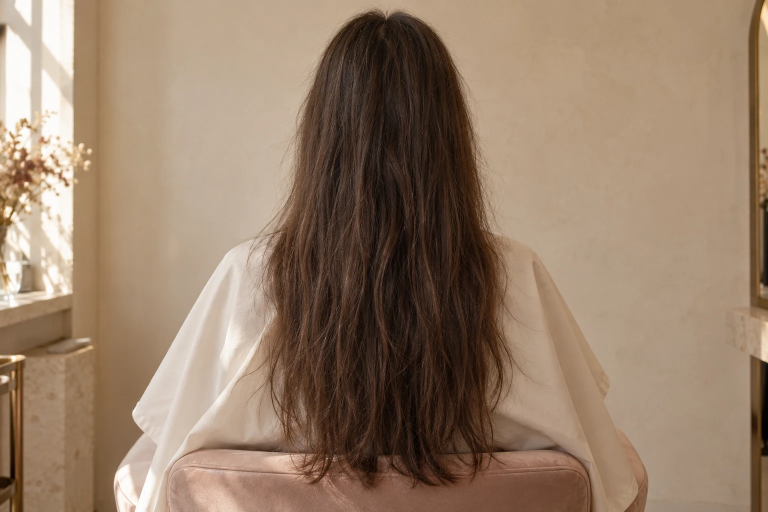
#> input picture .fuente/nacar/fotos/antes.webp, 1536 x 1024 px (shown at 1/2 size)
$ python -i portada.py   (imports and definitions only)
#> lines starting #> are read from the running program, lines starting #| are printed output that depends on the picture
#> further down, picture is the input picture: PIL image 1536x1024 RGB; mean R, G, B 149.6, 126, 104.7
r"""
Главная oskalstudio.com: блоки «Trabajos» (proyectos.json) и «Opiniones» (opiniones.json).

  python portada.py               вставляет готовый HTML в index.html и переводы в script.js (между метками
                                  <portada…>), из скриншотов capturas\<captura>.png делает
                                  images\<captura>-480.webp, <captura>.webp (720), <captura>-1080.webp
  python portada.py --captura ID  сначала снимает скриншот сайта проекта ID (Edge без окна, нужен Node),
                                  потом всё то же
  python portada.py --comprobar   только проверяет файлы, ничего не пишет

Python из oskal-hq\.venv (нужен Pillow для картинок). Как добавить проект или отзыв —
КАК_ДОБАВИТЬ_ПРОЕКТ.md в oskal-hq.
"""
import argparse
import html
import json
import re
import shutil
import subprocess
import sys
from pathlib import Path

AQUI = Path(__file__).resolve().parent
RAIZ = AQUI.parents[1]
INDEX, SCRIPT, IMAGES = RAIZ / "index.html", RAIZ / "script.js", RAIZ / "images"
CAPTURAS = AQUI / "capturas"
LANGS = ["es", "ca", "en", "ru"]
EXT = ' target="_blank" rel="noopener"'

# Подзаголовок блока Trabajos — сам по числу проектов
SUB = {
    "es": ({1: "Un proyecto real", 2: "Dos proyectos reales"}, {1: "un diseño de ejemplo", 2: "dos diseños de ejemplo"},
           "{r} y {e}. Ábrelos: funcionan como una web de verdad."),
    "ca": ({1: "Un projecte real", 2: "Dos projectes reals"}, {1: "un disseny d'exemple", 2: "dos dissenys d'exemple"},
           "{r} i {e}. Obre'ls: funcionen com una web de veritat."),
    "en": ({1: "One real project", 2: "Two real projects"}, {1: "one sample design", 2: "two sample designs"},
           "{r} and {e}. Open them — they work just like a real website."),
    "ru": ({1: "Один реальный проект", 2: "Два реальных проекта"}, {1: "один пример дизайна", 2: "два примера дизайна"},
           "{r} и {e}. Открой их — они работают как настоящие сайты."),
}
STARS = {"es": "{n} de 5 estrellas", "ca": "{n} de 5 estrelles", "en": "{n} out of 5 stars", "ru": "{n} из 5 звёзд"}
UI = {  # тексты интерфейса — уже есть в script.js (только ключи)
    "real": ("work_real", "Proyecto real"), "reales": ("work_reals", "Proyectos reales"),
    "demos": ("work_demos", "Diseños de ejemplo"), "web": ("w_cta_web", "Ver web"), "demo": ("w_cta_demo", "Ver demo"),
    "google": ("op_google", "Ver en Google"), "todas": ("op_all", "Ver todas en Google"),
    "prev": ("op_prev", "Opinión anterior"), "next": ("op_next", "Opinión siguiente"), "lista": ("op_list", "Opiniones de clientes"),
}
GOOGLE_SVG = ('<svg viewBox="0 0 24 24" width="18" height="18" aria-hidden="true"><path fill="#4285F4" d="M22.56 12.25c0-.78-.07-1.53-.2-2.25H12v4.26h5.92a5.06 5.06 0 0 1-2.2 3.32v2.77h3.57c2.08-1.92 3.27-4.74 3.27-8.1z"/>'
              '<path fill="#34A853" d="M12 23c2.97 0 5.46-.98 7.28-2.66l-3.57-2.77c-.98.66-2.23 1.06-3.71 1.06-2.86 0-5.29-1.93-6.16-4.53H2.18v2.84A11 11 0 0 0 12 23z"/>'
              '<path fill="#FBBC05" d="M5.84 14.1A6.6 6.6 0 0 1 5.49 12c0-.73.13-1.43.35-2.1V7.06H2.18A11 11 0 0 0 1 12c0 1.78.43 3.45 1.18 4.94l3.66-2.84z"/>'
              '<path fill="#EA4335" d="M12 5.38c1.62 0 3.06.56 4.21 1.64l3.15-3.15C17.45 2.09 14.97 1 12 1A11 11 0 0 0 2.18 7.06l3.66 2.84C6.71 7.31 9.14 5.38 12 5.38z"/></svg>')
ERRORES: list = []


def esc(s):
    return html.escape(str(s), quote=True)


def clave(pid):
    return re.sub(r"[^a-z0-9]", "_", pid.lower())


def error(msg):
    ERRORES.append(msg)


# ---------------------------------------------------------------- проверка

# [35 lines left out: function comprobar, not called in this run]


# ---------------------------------------------------------------- картинки

def idiomas_captura(p):
    """captura_idiomas: {"es": url, "ca": url, …} — свой скриншот на каждом языке главной (нет языка — берётся es)."""
    return [x for x in (p.get("captura_idiomas") or {}) if x != "es"]


def nombre_captura(c, lang):
    return c if lang == "es" else f"{c}-{lang}"


# [14 lines left out: function captura, not called in this run]


def quitar_vacios(im, minimo=400, deja=160):
    """Сжимает длинные однотонные полосы (≥ minimo px) до deja px. Для страниц, где на снимке
    «высота экрана» растягивается и под блоком остаётся пустота (captura_vacios в proyectos.json)."""
#> called with minimo = 400, deja = 160
    from PIL import Image, ImageStat
    g = im.convert("L").resize((240, im.height))
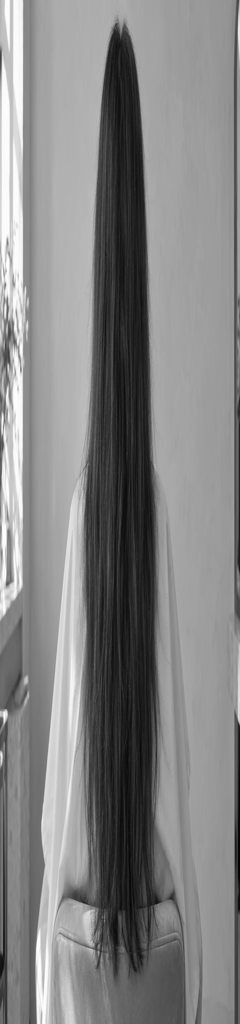
#> g: PIL image 240x1024 L; min 0, max 255, mean 130.6
    filas = [ImageStat.Stat(g.crop((0, y, 240, y + 1))) for y in range(im.height)]
#> filas = 1024 items
    tramos, ini, media = [], None, 0
    for y in range(im.height + 1):
        ok = y < im.height and filas[y].stddev[0] < 5
        if ok and ini is not None and abs(filas[y].mean[0] - media) > 12:  # другой цвет — новая полоса
            if y - ini >= minimo:
                tramos.append((ini, y))
            ini = None
        if ok and ini is None:
            ini, media = y, filas[y].mean[0]
        if not ok and ini is not None:
            if y - ini >= minimo:
                tramos.append((ini, y))
            ini = None
#> after the loop, media = 0; tramos = []
    if not tramos:
        return im
    partes, pos = [], 0
    for a, b in tramos:
        partes.append(im.crop((0, pos, im.width, a + deja // 2)))
        pos = b - deja // 2
    partes.append(im.crop((0, pos, im.width, im.height)))
    out = Image.new("RGB", (im.width, sum(x.height for x in partes)))
    y = 0
    for x in partes:
        out.paste(x, (0, y)); y += x.height
    print(f"  пустые полосы сжаты: {', '.join(f'{b - a} px' for a, b in tramos)}")
    return out


# [70 lines left out: functions imagenes, medida, img, tarjeta, not called in this run]


def sangria(texto, n):
    return "\n".join((" " * n + l) if l.strip() else l for l in texto.split("\n"))


ENLACE = '''<div class="work-link" aria-hidden="true">
    <svg viewBox="0 0 72 24" width="72" height="24" focusable="false"><line x1="0" y1="12" x2="72" y2="12"/><circle class="wl-n" cx="8" cy="12" r="2.6"/><circle class="wl-halo" cx="36" cy="12" r="8"/><circle class="wl-n wl-red" cx="36" cy="12" r="3.4"/><circle class="wl-n wl-n3" cx="64" cy="12" r="2.6"/></svg>
</div>'''


# [18 lines left out: function html_trabajos, not called in this run]


# ---------------------------------------------------------------- HTML: Opiniones

def iniciales(nombre):
    partes = [x for x in re.split(r"\s+", nombre.strip()) if x]
    return "".join(x[0] for x in partes[:2]).upper()


def estrellas(o):
    n = int(o["estrellas"])
    return f'<p class="review-stars" role="img" aria-label="{esc(STARS["es"].format(n=n))}" data-i18n-label="op_stars_{n}">{"★" * n}{"☆" * (5 - n)}</p>'


# [8 lines left out: function autor, not called in this run]


def boton_google(url, ui):
    return (f'<a class="review-google" href="{esc(url)}"{EXT}>\n    {GOOGLE_SVG}\n    <span data-i18n="{ui[0]}">{ui[1]}</span>\n'
            f'    <svg width="14" height="14" aria-hidden="true"><use href="#i-out"/></svg>\n</a>')


# [133 lines left out: functions html_opiniones, textos, entre, escribir, main, not called in this run]


# [2 lines not run here, left out]

>>> from PIL import Image
>>> picture = Image.open('../nacar/fotos/antes.webp')
>>> result = quitar_vacios(picture)

$ run again, on .fuente/nacar/fotos/galeria-detalle.webp
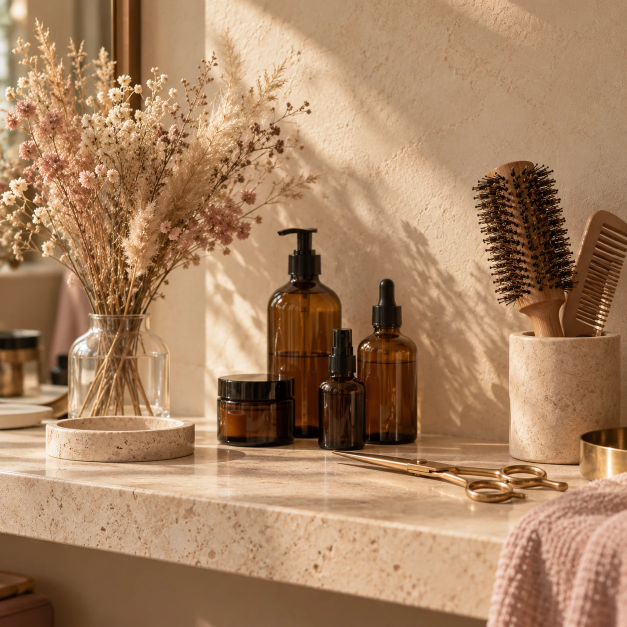
#> input picture .fuente/nacar/fotos/galeria-detalle.webp, 1254 x 1254 px (shown at 1/2 size)
#> picture is the input picture: PIL image 1254x1254 RGB; mean R, G, B 168.1, 131.1, 98.5
#> in quitar_vacios, `g = im.convert("L").resize((240, im.height))`:
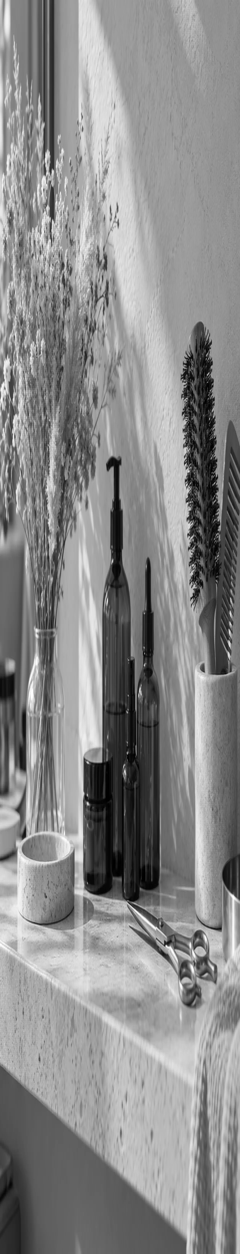
#> g: PIL image 240x1254 L; min 0, max 255, mean 138.4
#> filas = 1254 items
#> after the loop in quitar_vacios, `for y in range(im.height + 1):`: media = 0; tramos = []

$ run again, on .fuente/nacar/fotos/galeria-lavado.webp
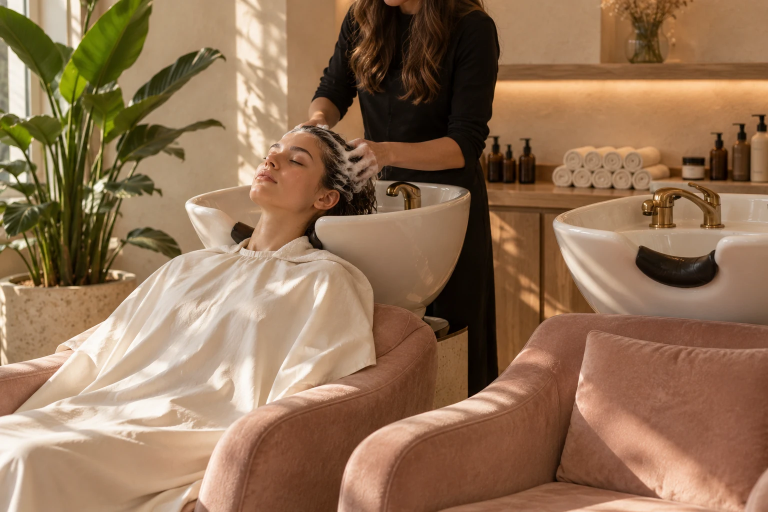
#> input picture .fuente/nacar/fotos/galeria-lavado.webp, 1536 x 1024 px (shown at 1/2 size)
#> picture is the input picture: PIL image 1536x1024 RGB; mean R, G, B 146.8, 114.3, 85.5
#> in quitar_vacios, `g = im.convert("L").resize((240, im.height))`:
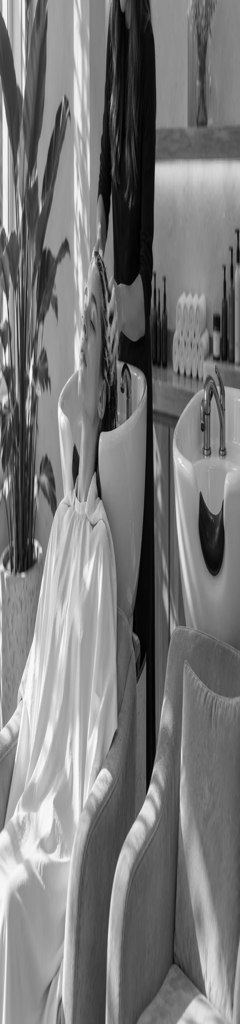
#> g: PIL image 240x1024 L; min 0, max 254, mean 120.7
#> filas = 1024 items
#> after the loop in quitar_vacios, `for y in range(im.height + 1):`: media = 0; tramos = []

$ run again, on .fuente/nacar/fotos/galeria-pestanas.webp
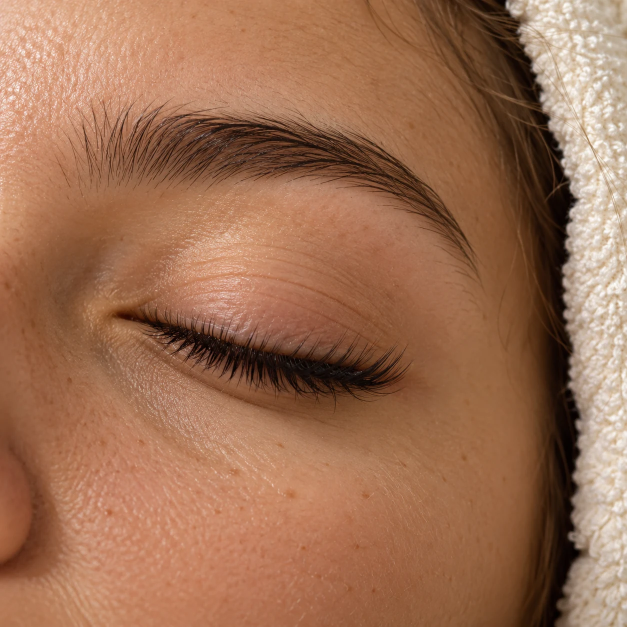
#> input picture .fuente/nacar/fotos/galeria-pestanas.webp, 1254 x 1254 px (shown at 1/2 size)
#> picture is the input picture: PIL image 1254x1254 RGB; mean R, G, B 157.4, 110.8, 82.8
#> in quitar_vacios, `g = im.convert("L").resize((240, im.height))`:
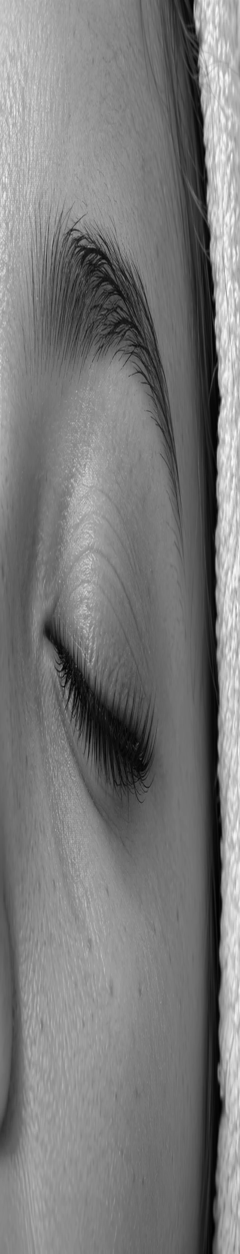
#> g: PIL image 240x1254 L; min 1, max 254, mean 121.5
#> filas = 1254 items
#> after the loop in quitar_vacios, `for y in range(im.height + 1):`: media = 0; tramos = []
